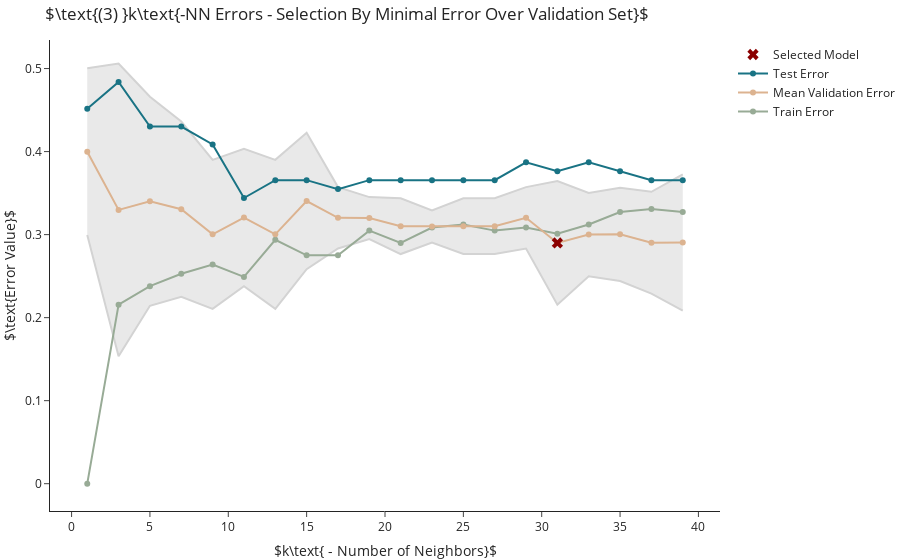

Notebook source saved alongside this figure:
### Markdown cell above
## $k$-Fold Cross Validation

In prepations for the next approach consider the following. Instead of using a single validation set, we can expand the above approach to use multiple validation sets. Then, we fit each model over the training set but evaluate its average performance over the different validation sets. We then select the model that achieved the lowest average error.

The following code splits the training set into 4 portions: a training set and 3 validation sets.

### Code cell
# Split training set into training and validation portions, and then 
# split validation portion into 3 validation sets
msk = np.random.binomial(1, .7, X_train.shape[0]).astype(bool)
X_train_smaller, y_train_smaller = X_train[msk], y_train[msk]

validations = np.array_split(np.argwhere(~msk), 3)
validations = [(X_train[v.ravel()], y_train[v.ravel()]) for v in validations]


# Train and evaluate models for all values of k
train_errors, test_errors, val_errors = [], [], [[] for _ in range(len(validations))]
for k in k_range:
    model = KNeighborsClassifier(k).fit(X_train_smaller, y_train_smaller)
    train_errors.append(1-model.score(X_train_smaller, y_train_smaller))
    test_errors.append(1-model.score(X_test, y_test))

    for i in range(len(validations)): 
        val_errors[i].append(1 - model.score(*validations[i]))
val_errors = np.array(val_errors)


# Select model with lowest training error
min_ind = np.argmin(val_errors.mean(axis=0))
selected_k = np.array(k_range)[min_ind]
selected_error = val_errors.mean(axis=0)[min_ind]
mean, std = np.mean(val_errors, axis=0), np.std(val_errors, axis=0)


# Select model with lowest training error
go.Figure([
    go.Scatter(name='Lower validation error', x=k_range, y=mean - 2*std, mode='lines', line=dict(color="lightgrey"), showlegend=False, fill=None),
    go.Scatter(name='Upper validation error', x=k_range, y=mean + 2*std, mode='lines', line=dict(color="lightgrey"), showlegend=False, fill="tonexty"), 

    go.Scatter(name='Train Error', x=k_range, y=train_errors, mode='markers+lines', marker_color='rgb(152,171,150)'),
    go.Scatter(name='Mean Validation Error', x=k_range, y=mean, mode='markers+lines', marker_color='rgb(220,179,144)'),
    go.Scatter(name='Test Error', x=k_range, y=test_errors, mode='markers+lines', marker_color='rgb(25,115,132)'), 
    go.Scatter(name='Selected Model', x=[selected_k], y=[selected_error], mode='markers', marker=dict(color='darkred', symbol="x", size=10))
]).update_layout(title=r"$\text{(3) }k\text{-NN Errors - Selection By Minimal Error Over Validation Set}$", 
                 xaxis_title=r"$k\text{ - Number of Neighbors}$", 
                 yaxis_title=r"$\text{Error Value}$").show()

### Figure 1 — Plotly figure (JSON) as saved in the notebook; plotly's stock layout.template omitted (floating-point values rounded to 4 significant figures)
{"data": [{"line": {"color": "lightgrey"}, "mode": "lines", "name": "Lower validation error", "showlegend": false, "type": "scatter", "x": [1, 3, 5, 7, 9, 11, 13, 15, 17, 19, 21, 23, 25, 27, 29, 31, 33, 35, 37, 39], "y": [0.2995, 0.1535, 0.2142, 0.2251, 0.2106, 0.2378, 0.2106, 0.2583, 0.2833, 0.2947, 0.2766, 0.2905, 0.2766, 0.2766, 0.2833, 0.2155, 0.2499, 0.2442, 0.229, 0.2086]}, {"fill": "tonexty", "line": {"color": "lightgrey"}, "mode": "lines", "name": "Upper validation error", "showlegend": false, "type": "scatter", "x": [1, 3, 5, 7, 9, 11, 13, 15, 17, 19, 21, 23, 25, 27, 29, 31, 33, 35, 37, 39], "y": [0.5003, 0.506, 0.4661, 0.4362, 0.3901, 0.4033, 0.3901, 0.4226, 0.3572, 0.3452, 0.3437, 0.3292, 0.3437, 0.3437, 0.3572, 0.3644, 0.3503, 0.3565, 0.3515, 0.3725]}, {"marker": {"color": "rgb(152,171,150)"}, "mode": "markers+lines", "name": "Train Error", "type": "scatter", "x": [1, 3, 5, 7, 9, 11, 13, 15, 17, 19, 21, 23, 25, 27, 29, 31, 33, 35, 37, 39], "y": [0, 0.2156, 0.2379, 0.2528, 0.2639, 0.2491, 0.2937, 0.2751, 0.2751, 0.3048, 0.29, 0.3086, 0.3123, 0.3048, 0.3086, 0.3011, 0.3123, 0.3271, 0.3309, 0.3271]}, {"marker": {"color": "rgb(220,179,144)"}, "mode": "markers+lines", "name": "Mean Validation Error", "type": "scatter", "x": [1, 3, 5, 7, 9, 11, 13, 15, 17, 19, 21, 23, 25, 27, 29, 31, 33, 35, 37, 39], "y": [0.3999, 0.3298, 0.3402, 0.3307, 0.3004, 0.3206, 0.3004, 0.3405, 0.3203, 0.32, 0.3102, 0.3099, 0.3102, 0.3102, 0.3203, 0.29, 0.3001, 0.3004, 0.2903, 0.2906]}, {"marker": {"color": "rgb(25,115,132)"}, "mode": "markers+lines", "name": "Test Error", "type": "scatter", "x": [1, 3, 5, 7, 9, 11, 13, 15, 17, 19, 21, 23, 25, 27, 29, 31, 33, 35, 37, 39], "y": [0.4516, 0.4839, 0.4301, 0.4301, 0.4086, 0.3441, 0.3656, 0.3656, 0.3548, 0.3656, 0.3656, 0.3656, 0.3656, 0.3656, 0.3871, 0.3763, 0.3871, 0.3763, 0.3656, 0.3656]}, {"marker": {"color": "darkred", "size": 10, "symbol": "x"}, "mode": "markers", "name": "Selected Model", "type": "scatter", "x": [31], "y": [0.29]}], "layout": {"title": {"text": "$\\text{(3) }k\\text{-NN Errors - Selection By Minimal Error Over Validation Set}$"}, "xaxis": {"title": {"text": "$k\\text{ - Number of Neighbors}$"}}, "yaxis": {"title": {"text": "$\\text{Error Value}$"}}}}
